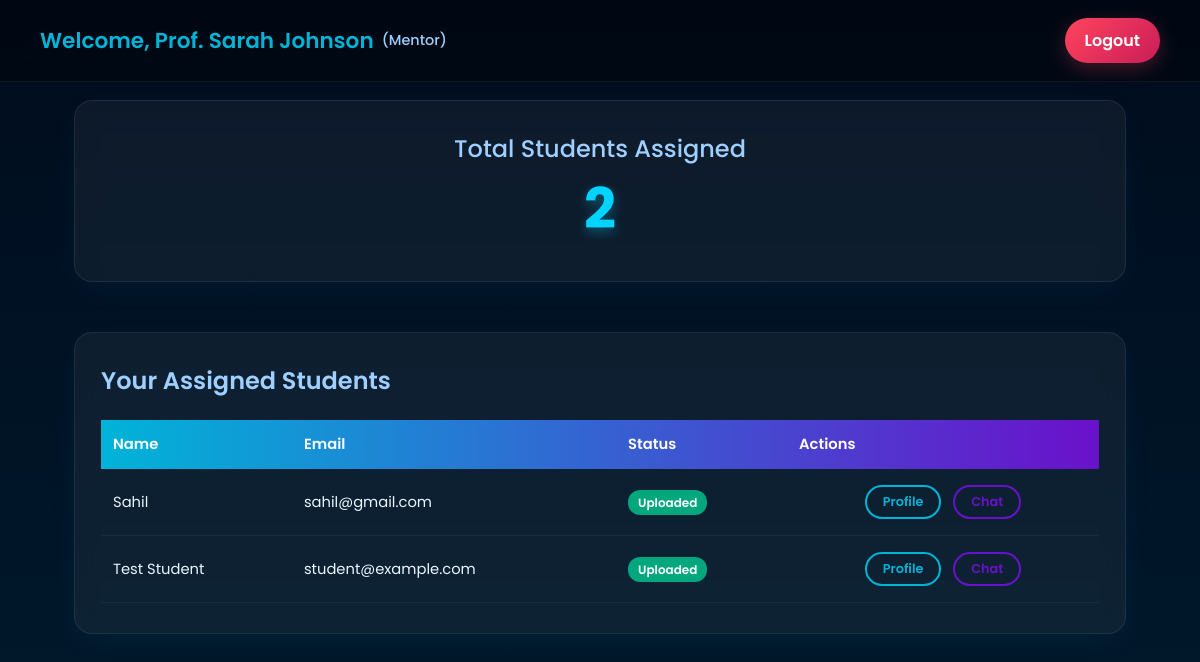
/mentor_dashboard (signed in), run on the app's committed database.
### app.py (models this page shows)
class User(UserMixin, db.Model):
    id = db.Column(db.Integer, primary_key=True)
    name = db.Column(db.String(100))
    email = db.Column(db.String(120), unique=True, nullable=False)
    roll_number = db.Column(db.String(20), unique=True)
    password = db.Column(db.String(255), nullable=False)
    role = db.Column(db.String(20))
    is_active = db.Column(db.Boolean, default=True)
    mentor_id = db.Column(db.Integer, db.ForeignKey('user.id'), nullable=True)
    mentor = db.relationship('User', remote_side=[id])

### app.py (the view)
@app.route('/mentor_dashboard')
def mentor_dashboard():
    user = get_logged_in_user()
    if not user or user.role != 'mentor':
        return redirect(url_for('login'))
    assigned_students = (
    db.session.query(User)
    .join(Assignment, Assignment.student_id == User.id)
    .filter(Assignment.mentor_id == user.id)
    .filter(User.role == 'student')
    .order_by(User.name)
    .all()
)
    uploads = []
    assigned_student_ids = [s.id for s in assigned_students]
    if assigned_student_ids:
        uploads = Upload.query.filter(Upload.user_id.in_(assigned_student_ids)).all()
    return render_template(
        'mentor_dashboard.html',
        user=user,
        students=assigned_students,
        uploads=uploads
    )

### app.py (called while the page is built)
def get_logged_in_user():
    if 'user_id' in session:
        return User.query.get(session['user_id'])
    return None

### templates/mentor_dashboard.html (shortened to what this page needs)
<!DOCTYPE html>
<html lang="en">
<head>
  <link rel="stylesheet" href="{{ url_for('static', filename='css/mentor_dashboard.css') }}">
</head>
<body>
  <div class="dash-wrapper">
    <header>
      <h1>Welcome, {{ user.name }} <span>(Mentor)</span></h1>
      <a href="{{ url_for('logout') }}" class="logout-btn">Logout</a>
    </header>
    <section class="kpi-card">
      <h2>Total Students Assigned</h2>
      <p id="total-students" class="big-number">{{ students|length }}</p>
    </section>
    <section class="table-card">
      <h2>Your Assigned Students</h2>
      {% if students %}
        <div class="table-wrapper">
          <table class="student-table">
            <thead>
              <tr>
                <th>Name</th>
                <th>Email</th>
                <th>Status</th>
                <th class="center">Actions</th>
              </tr>
            </thead>
            <tbody>
              {% for s in students %}
              <tr>
                <td data-label="Name">{{ s.name }}</td>
                <td data-label="Email">{{ s.email }}</td>
                <td data-label="Status">
                  {% set ups = uploads | selectattr('user_id','equalto',s.id) | list %}
                  {% if ups|length > 0 %}
                    <span class="badge uploaded">Uploaded</span>
                  {% else %}
                    <span class="badge pending">No Uploads</span>
                  {% endif %}
                </td>
                <td data-label="Actions" class="center">
                  <a class="btn-outline" href="{{ url_for('mentor_view_student', student_id=s.id) }}">Profile</a>
                  <a class="btn-outline second" href="{{ url_for('mentor_chat', student_id=s.id) }}">Chat</a>
                </td>
              </tr>
              {% endfor %}
            </tbody>
          </table>
        </div>
      {% else %}
        <p class="no-data">No students assigned yet.</p>
      {% endif %}
    </section>
  </div>
</body>
</html>

### static/css/mentor_dashboard.css (style rules this page uses)
* { margin:0;padding:0;box-sizing:border-box }
body { font-family:'Poppins',sans-serif; background:linear-gradient(to bottom,#000c1d,#001c2f); color:#eaf6ff; min-height:100vh; overflow-x:hidden; }
a { text-decoration:none }
.dash-wrapper { max-width:1100px; margin:100px auto 60px; padding:0 24px; }
header { position:fixed; top:0;left:0;width:100%; display:flex;justify-content:space-between;align-items:center; padding:18px 40px; -webkit-backdrop-filter: blur(12px); backdrop-filter:blur(12px); background:rgba(0,0,0,.35); border-bottom:1px solid rgba(255,255,255,.06); z-index:20; }
header h1 { font-size:1.35rem; color:#00b4d8; font-weight:600; display:flex; gap:8px; align-items:center; }
header h1 span { font-size:.9rem; color:#9ecfff; font-weight:500; }
.logout-btn { background:linear-gradient(135deg,#ff445e,#c81d57); padding:10px 20px; border-radius:30px; font-weight:600; color:#fff; transition:.3s; box-shadow:0 6px 18px rgba(255,68,94,.25) }
section { background:rgba(255,255,255,.05); border:1px solid rgba(255,255,255,.08); border-radius:18px; -webkit-backdrop-filter: blur(10px); backdrop-filter:blur(10px); padding:30px 26px; margin-bottom:50px; box-shadow:0 8px 28px rgba(0,183,255,.05); transition:.35s }
.kpi-card { text-align:center }
.kpi-card h2 { font-weight:500;color:#9ecfff }
.big-number { font-size:56px; font-weight:700; color:#00d4ff; text-shadow:0 4px 12px rgba(0,212,255,.35) }
.table-card h2 { margin-bottom:22px;font-weight:600;color:#9ecfff }
.table-wrapper { overflow-x:auto }
.student-table { width:100%; border-collapse:collapse; font-size:.92rem; }
.student-table thead { background:linear-gradient(90deg,#00b4d8,#6a11cb); }
.student-table th { font-weight:600; color:#fff; padding:14px 12px; text-align:left; }
.student-table td { padding:14px 12px; border-bottom:1px solid rgba(255,255,255,.05) }
.student-table td.center { text-align:center }
.badge { padding:4px 10px; border-radius:12px; font-size:.75rem; font-weight:600; white-space:nowrap }
.badge.uploaded { background:#02a77e;color:#fff }
.btn-outline { display:inline-block; margin:2px 4px; padding:6px 16px; border:2px solid #00b4d8; border-radius:30px; color:#00b4d8; font-size:.8rem; font-weight:600; transition:.3s }
.btn-outline.second { border-color:#6a11cb; color:#6a11cb }

### data on the page
User: name "Prof. Sarah Johnson"
User: name "Sahil", email "sahil@gmail.com"
User: name "Test Student", email "student@example.com"

### other printed values
{{ students|length }} "2"
